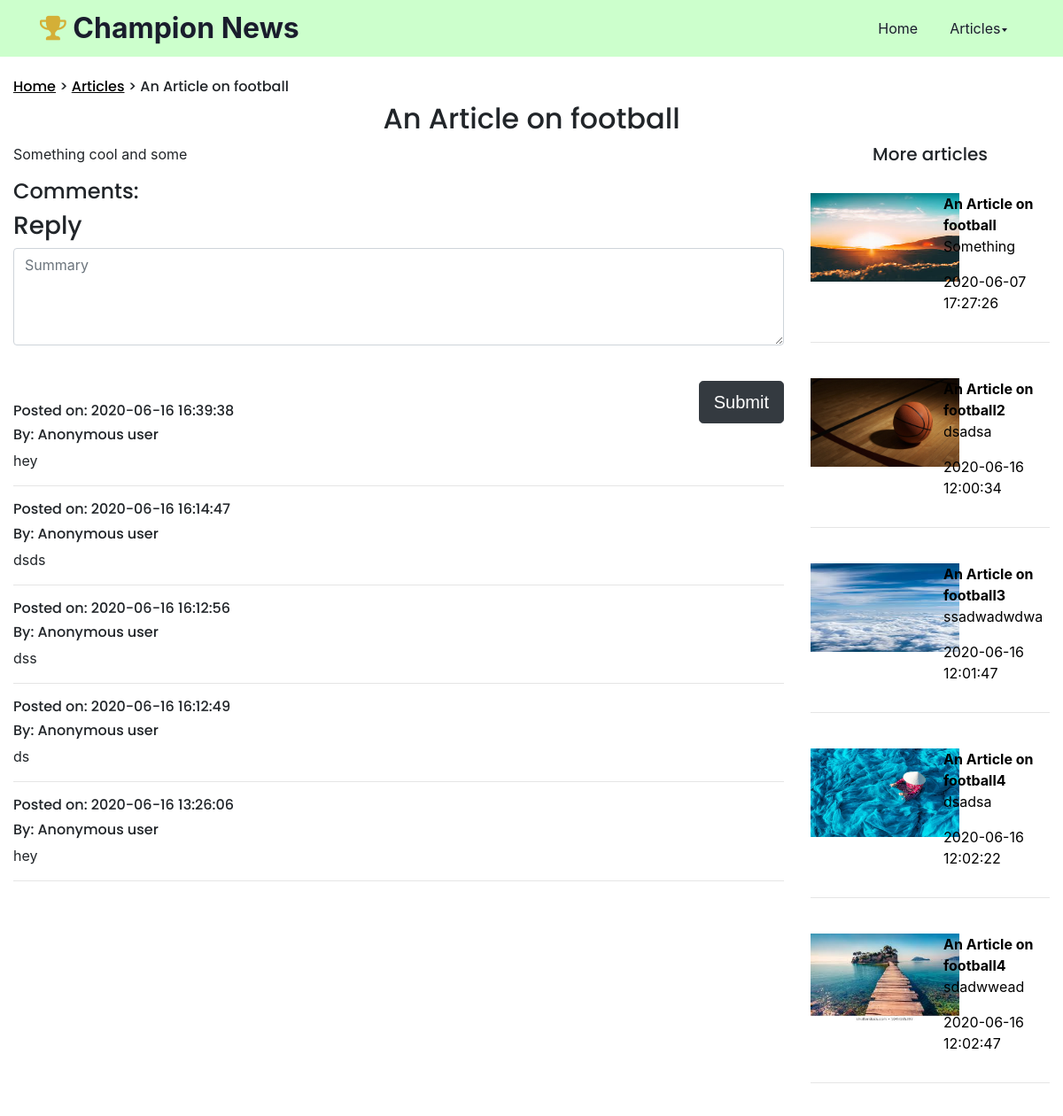
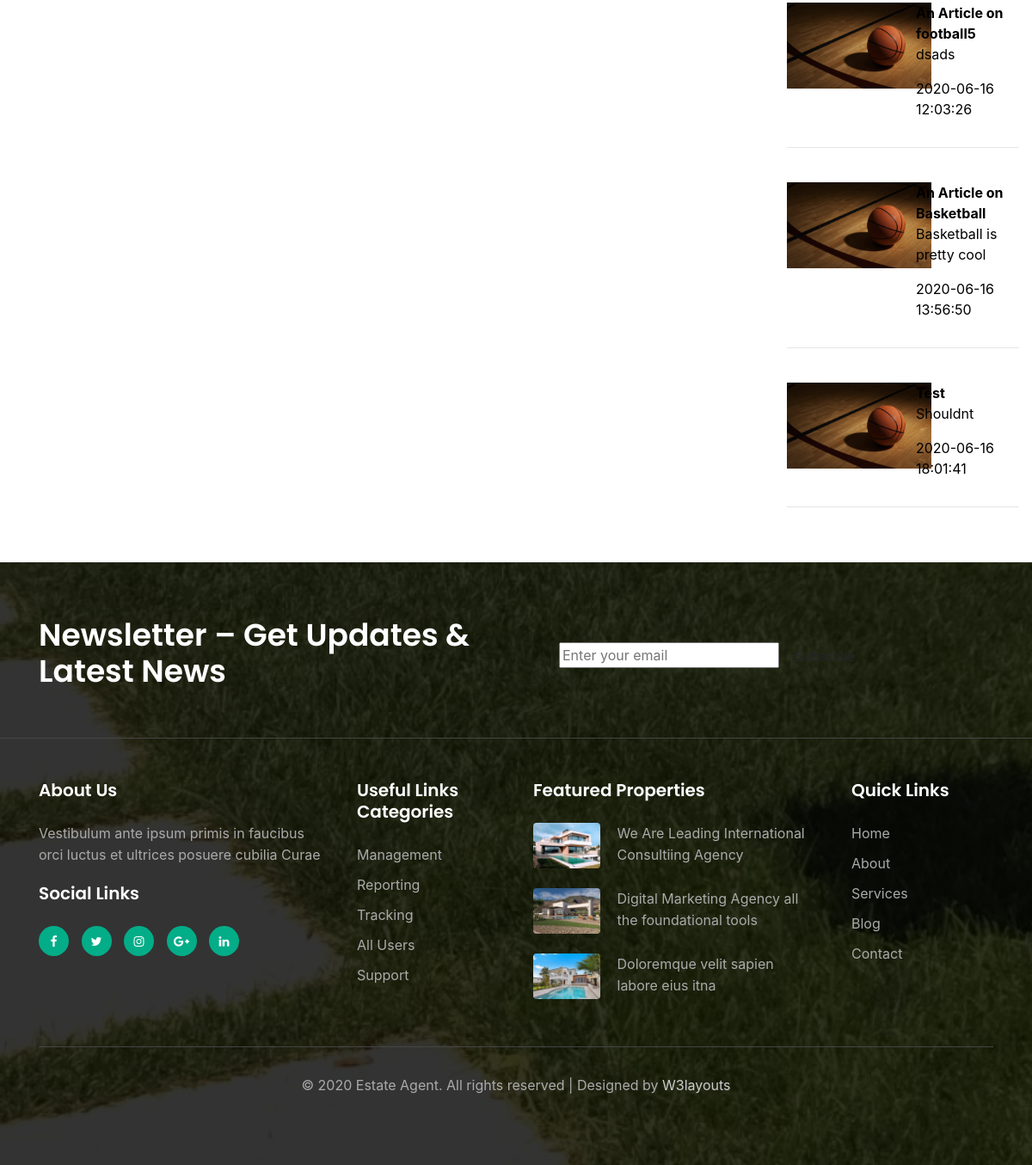
Page /content.php?id=33 on the committed database (2 pictures, top to bottom).
### tables this page shows
CREATE TABLE `articles` (
  `article_id` int(255) NOT NULL,
  `article_name` varchar(255) NOT NULL,
  `article_summary` varchar(550) NOT NULL,
  `article_key` varchar(255) NOT NULL,
  `article_content` blob NOT NULL,
  `article_category` int(255) NOT NULL,
  `article_create` datetime NOT NULL,
  `article_image` varchar(255) NOT NULL,
  `article_unique_key` varchar(10) NOT NULL,
  `article_block` int(1) NOT NULL
);

CREATE TABLE `comments` (
  `comment_id` int(255) NOT NULL,
  `comment_summary` varchar(550) NOT NULL,
  `comment_article` int(255) NOT NULL,
  `comment_create` datetime NOT NULL,
  `comment_by` varchar(255) NOT NULL
);

### content.php (the view, shortened to what this page needs)
<?php
include 'config.php';
?>
<?php include 'header.php'; ?>
<div class='container-fluid'>
<?php
$sql = "SELECT * FROM articles INNER JOIN category ON article_category = cat_id WHERE article_id = $_GET[id]";
$result = $db->query($sql);
while($row = $result->fetch_assoc())
{
	if($row['article_block'] == 1)
	{
		header("Location:index.php");
	}
	else
	{
echo"<h6><a href='index.php' style='text-decoration:underline'>Home</a> > <a href='articles.php?id=$row[article_category]' style='text-decoration:underline'>Articles</a> > $row[article_name] </h6>";
echo"
  <h2 class='text-center'>$row[article_name]</h2>
  <div class='row'>
  <div class='col-md-9'>
   $row[article_content]
   <h4>Comments:</h4>";
   $sql4 = "SELECT * FROM comments WHERE comment_article = $_GET[id] ORDER BY comment_create DESC";
  $result4=$db->query($sql4);
  echo " <form name='com' method='post' id='comments'>
                      <h3 id='user'>Reply</h3>
                      <textarea class='form-control' name='com_desc' rows='4' cols='155' id='cdesc' placeholder='Summary'></textarea>
					  <br>
					  <p class='err' id='error'></p>
					  <button type='submit' id='cbtn' class='btn btn-dark btn-lg float-right' name='newcom' >Submit</button>
					  <br>";
  if($result4->num_rows == 0)
  {
	  echo "No comments";
  }
  else
  {
	  while($row4 = $result4->fetch_assoc())
	  {
		  echo "<h6>Posted on: $row4[comment_create]</h6>";
		       if(empty($row4['comment_by']))
			   {
				   echo "<h6>By: Anonymous user</h6>";
			   }
			   else
			   {
		        echo "<h6>By: $row4[comment_by]</h6>";
		       }
			   echo "<p>$row4[comment_summary]</p><hr>";
	  }
  }
 echo"
  </div>
  <div class='col-md-3'>
  <h5 class='text-center'>More articles</h5>
  <br>";
  $sql2="SELECT * FROM articles";
  $res=$db->query($sql2);
  while($row3=$res->fetch_assoc())
  {
	  if($row3['article_block'] == 0)
    {
      echo"
      <a href='content.php?id=$row3[article_id]'>";
    }
	else
	{
		echo"<a href='content.php?id=$_GET[id]' onclick='Blockalert()'>";
	}
  echo"
  <div class='row'>
  <div class='col-xl-6'>
  <img src='Profilepics/Articles/$row3[article_unique_key]/$row3[article_image]' alt = 'image' style='width:168px;height:100px;'>
   </div>
   <div class='col-xl-6'>
   <b >$row3[article_name]</b>
   <p>$row3[article_summary]</p>
   <p>$row3[article_create]</p>
   </div>
   </div>
   </a>
   <hr>
   <br>
  ";
  }
 echo"</div>
   </div>
    ";
 }
}
?>
  <br>
  </div>
<?php include 'footer.php'; ?>
</html>

### header.php (style rules this page uses)
a { color:black; }

### rows in the picture
articles: article_name "An Article on football", article_content "Something cool and some", article_unique_key+article_image (placeholder picture), article_summary "Something", article_create "2020-06-07 17:27:26"
comments: comment_create "2020-06-16 16:39:38", comment_by "By: Anonymous user", comment_summary "hey"
comments: comment_create "2020-06-16 16:14:47", comment_by "By: Anonymous user", comment_summary "dsds"
comments: comment_create "2020-06-16 16:12:56", comment_by "By: Anonymous user", comment_summary "dss"
comments: comment_create "2020-06-16 16:12:49", comment_by "By: Anonymous user", comment_summary "ds"
comments: comment_create "2020-06-16 13:26:06", comment_by "By: Anonymous user", comment_summary "hey"
articles: article_unique_key+article_image (placeholder picture), article_name "An Article on football2", article_summary "dsadsa", article_create "2020-06-16 12:00:34"
articles: article_unique_key+article_image (placeholder picture), article_name "An Article on football3", article_summary "ssadwadwdwa", article_create "2020-06-16 12:01:47"
articles: article_unique_key+article_image (placeholder picture), article_name "An Article on football4", article_summary "dsadsa", article_create "2020-06-16 12:02:22"
articles: article_unique_key+article_image (placeholder picture), article_name "An Article on football4", article_summary "sdadwwead", article_create "2020-06-16 12:02:47"
articles: article_unique_key+article_image (placeholder picture), article_name "An Article on football5", article_summary "dsads", article_create "2020-06-16 12:03:26"
articles: article_unique_key+article_image (placeholder picture), article_name "An Article on Basketball", article_summary "Basketball is pretty cool", article_create "2020-06-16 13:56:50"
articles: article_unique_key+article_image (placeholder picture), article_name "Test", article_summary "Shouldnt", article_create "2020-06-16 18:01:41"
